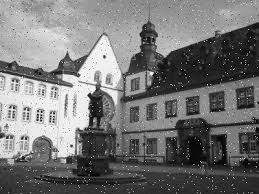
#> input picture Lesson 6/Image/noise_house.jpg, 259 x 194 px, found by its file name
$ python 'Lesson 6.2.py'
#> lines starting #> are read from the running program, lines starting #| are printed output that depends on the picture; after the words box and inside, x2 and y2 are one past the last pixel; in counts of white or black regions, pixels touching at a corner belong together
import numpy as nm
import cv2

I = cv2.imread("D:\\untitled\\Lesson 6\\Image\\noise_house.jpg")
#> I is the input picture: shape (194, 259, 3); min 0, max 255, mean 117.8
print(I.shape)
#| (194, 259, 3)
print(I[0,0,:])
#| [176 176 176]
gray = cv2.cvtColor(I,cv2.COLOR_RGB2GRAY)
#Convert gray to binary
_,binImage = cv2.threshold(gray,50,255,cv2.THRESH_BINARY+cv2.THRESH_OTSU)
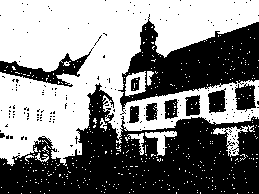
#> binImage: shape (194, 259); 51.9% white; 182 black regions (171 under 20 px), largest, box (x1, y1, x2, y2) and area: (0, 83, 259, 194) 14799, (118, 14, 259, 115) 6311, (0, 47, 94, 87) 1059
cv2.imshow("binImage", binImage)
kernel = cv2.getStructuringElement(cv2.MORPH_RECT,(5,5))
bin_erode = cv2.erode(binImage,kernel)
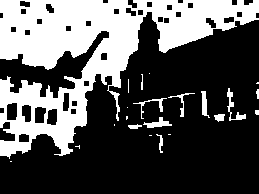
#> bin_erode: shape (194, 259); 34% white; 22 white regions (11 under 20 px), largest, box (x1, y1, x2, y2) and area: (0, 0, 259, 159) 16176, (227, 88, 246, 121) 159, (143, 117, 172, 128) 145
bin_dilate = cv2.dilate(bin_erode,kernel)
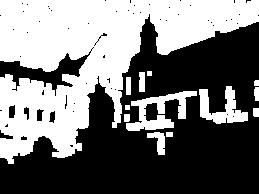
#> bin_dilate: shape (194, 259); 45.9% white; 13 white regions, largest, box (x1, y1, x2, y2) and area: (0, 0, 259, 164) 20279, (126, 91, 197, 131) 1189, (199, 86, 248, 124) 890
cv2.imshow("dilation",bin_dilate)
cv2.imshow("erode",bin_erode)
cv2.waitKey()

$ run again, with Lesson 6/Image/noise_salt.jpg copied over Lesson 6/Image/noise_house.jpg
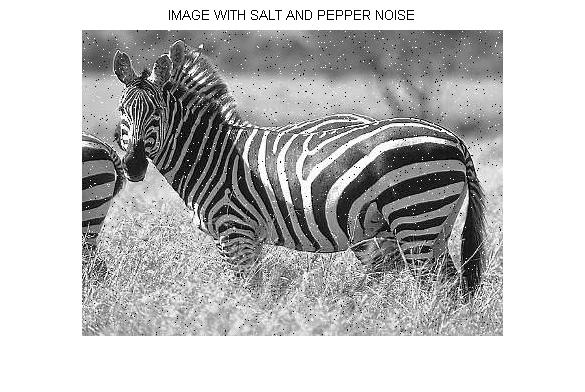
#> input picture Lesson 6/Image/noise_salt.jpg, 585 x 392 px, found by its file name
#> I is the input picture: shape (392, 585, 3); min 0, max 255, mean 190
#| (392, 585, 3)
#| [255 255 255]
#> `_,binImage = cv2.threshold(gray,50,255,cv2.THRESH_BINARY+cv2.THRESH_OT..`:
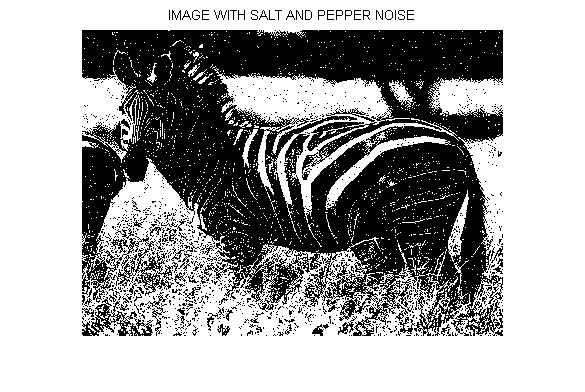
#> binImage: shape (392, 585); 64.1% white; 1138 black regions (1068 under 20 px), largest, box (x1, y1, x2, y2) and area: (82, 30, 503, 336) 76033, (82, 297, 153, 336) 867, (145, 292, 166, 336) 156
#> bin_erode: shape (392, 585); 45.2% white; 85 white regions (60 under 20 px), largest, box (x1, y1, x2, y2) and area: (0, 0, 585, 392) 98728, (226, 78, 385, 116) 2794, (116, 166, 178, 210) 836
#> `bin_dilate = cv2.dilate(bin_erode,kernel)`:
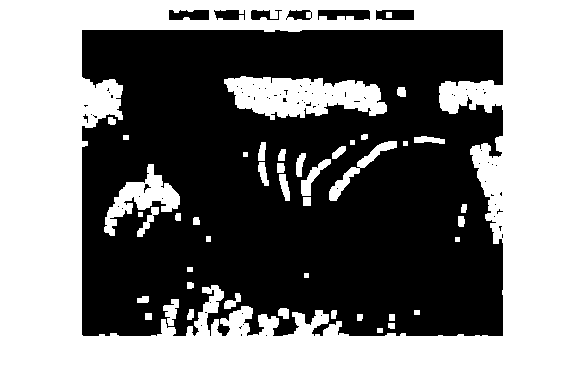
#> bin_dilate: shape (392, 585); 51.3% white; 79 black regions (71 under 20 px), largest, box (x1, y1, x2, y2) and area: (82, 30, 503, 336) 109744, (318, 10, 370, 20) 418, (169, 10, 209, 20) 347
